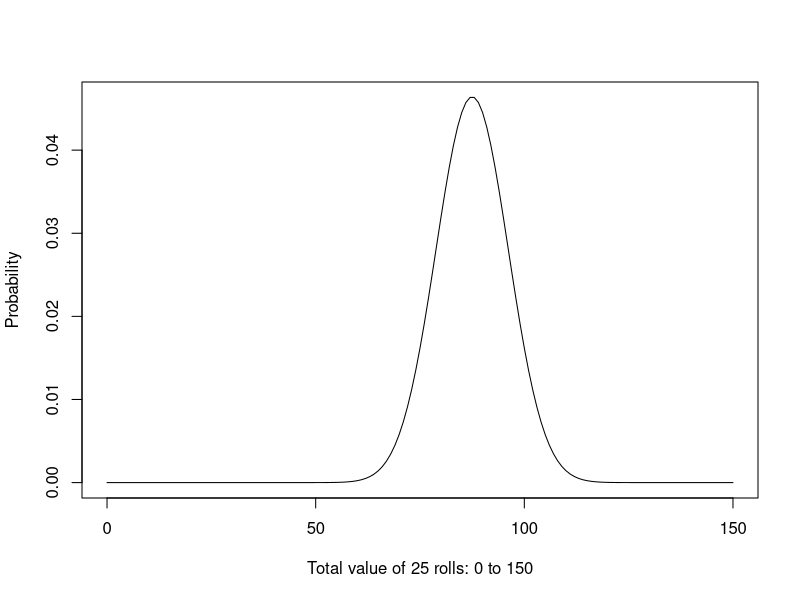
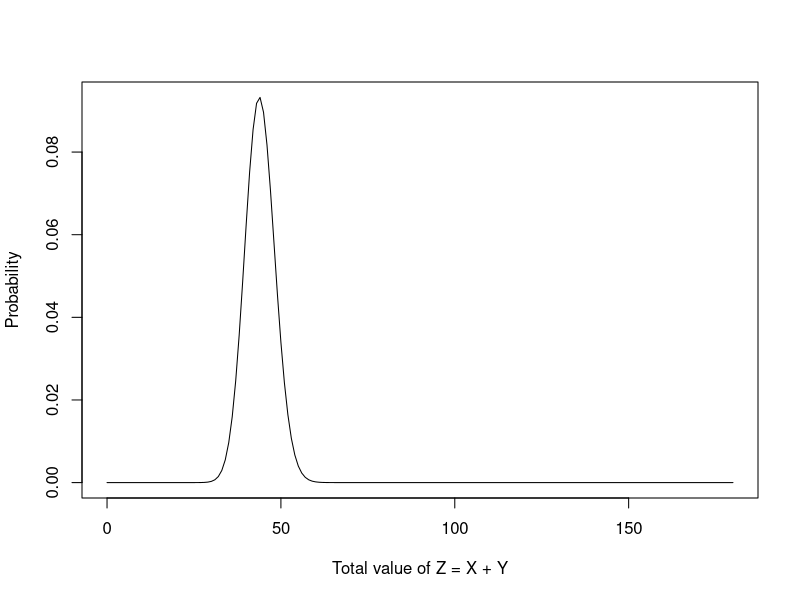
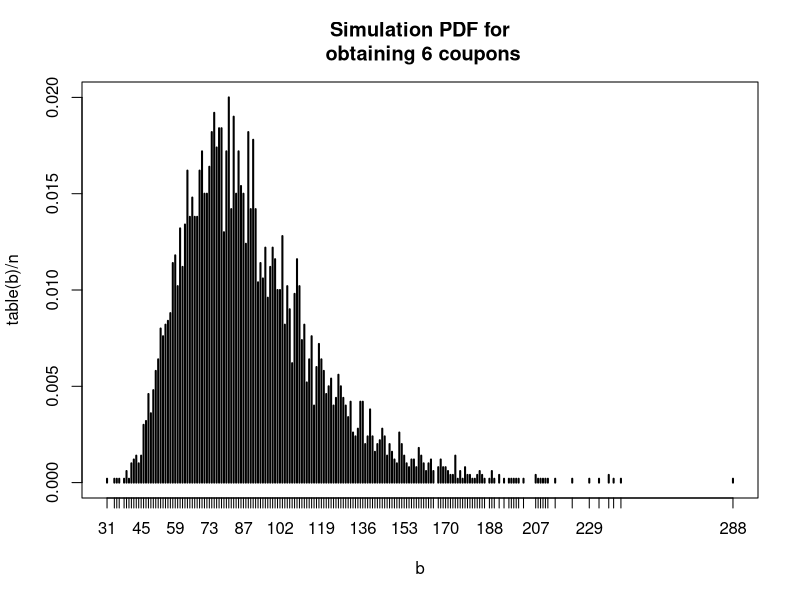

Recreate these plots in R, in order.
#Navdeep Gill
#Assignment 4

#Convolution function

conv <- function(x,y)
{ # function starts
  
  #Error Checking
  if ( !is.vector(x) )  { stop("parameter must be a vector") }
  if ( !is.numeric(x) ) { stop("parameter must be numeric") }
  if ( !is.vector(y) )  { stop("parameter must be a vector") }
  if ( !is.numeric(y) ) { stop("parameter must be numeric") }
  
  #Get relevant lengths of vectors x & y
  n = length(x)
  m = length(y)
  
  #Make a new sequence a where new.x is a vector of x flipped from n:1 and the rest are 0's
  new.x = c(x[n:1],rep(0,(m-1)))
  
  #Make a new sequence new.y where new.y is a vector of 0's and then y
  new.y = c( rep(0,(n-1)),y )
  
  #Get relevant lengths k (only need to get of a since length(new.x) = length(new.y))
  k = (length(new.x))
  
  #Allocate vector for convolution
  conv.vec = numeric(k)
  
  #Start loop to calculate convolution
  for (i in 1:k)
  { #i
    conv.vec[i]=sum(new.x*new.y)
    
    #Re allocate new.x for next iteration in loop. This is essentially shifting, getting the overlap, multiplying, and adding
    #across the overlap.
    new.x = c(0,new.x)
    new.x = new.x[1:k]
  }#i
  return(conv.vec)
} # function ends

############################################################################################################################

#1

#Let Y be the sum of 25 throws of a die. Use your conv() function to calculate the pdf of Y. Using 
#only the pdf of Y, calculate E[Y] and Var(Y). You can do this using the definition of expectation 
#and variance. Plot the pdf of Y. Calculate P( 79 <= Y <= 96) and also P( 70 <= Y <= 105). 

#Define two vectors for convolution function
rolling = c(0,rep(1/6,6))
dice = c(0, rep(1/6,6))

#Convolve 25 rolls of a die. So, if X1 = one roll of a die, then Y = X1+X2+...+X25
  for (i in 1:24)
  {
    rolling = conv(rolling, dice)
  }
  rolling

# Plot of roll
plot(0:150,rolling,type="l", ylab="Probability", xlab="Total value of 25 rolls: 0 to 150")

# Below is used to find expectation of the convolution
x = rolling
k = length(x)

expectation <- function(x)
{ 
  for (i in 1:k)
  {
    x[i] = (x[i]*(i-1))
  }
  return(x)
}
expected = expectation(x)
expected.value = sum(expected)
expected.value

#Below is used to find variance of convolution
v = rolling
k = length(v)
variation <- function(v)
{
  for (i in 1:k)
  {
    v[i] = (v[i]*(i-1)^2)
  }
  return(v)
}
variant = variation(v)
var.conv = sum(variant)
variance = var.conv - (expected.value)^2
variance

#Before we find probabilities, we need the standard deviation
standard.dev = sqrt(variance)
standard.dev

# P( 79 <= Y <= 96)

prob1 = pnorm(96, mean=expected.value, sd=standard.dev)

prob2 = pnorm(79, mean=expected.value, sd=standard.dev)
actualprob = prob1 - prob2
actualprob

#P( 70 <= Y <= 105)

prob3 = pnorm(105, mean=expected.value, sd=standard.dev)
prob4 = pnorm(70, mean=expected.value, sd=standard.dev)
actualprob2  = prob3 - prob4
actualprob2

#############################################################################################################################

#2

#X ~ binom(40, 0.8) and Y ~poisson(12). X and Y are independent. Z = X + Y. Use your conv() 
#function to calculate the pdf of Z. Using the pdf of Z you calculated, calculate E[Z] and Var(Z). 
#Plot the pdf of Z. Calculate P( Z <= 40 ). Since Y is Poisson, the support of Z is semi-infinite. 
#When convolving X and Y, it will suffice (actually more than suffice) to truncate the pdf of Y at 
#200. 

#Define binomial(40,.8) and poisson(12)
n = 40 
p = 0.8
lamda = 12
x = dbinom(0:n,n,p) # pdf of values over support
y = dpois(0:140,12)

#Get convolution for Z = x + y
Z = conv(x,y)

# Below is used to find expectation of the convolution
x = Z
k = length(x)
expectation <- function(x)
{
  for (i in 1:k)
  {
    x[i] = (x[i]*(i-1))
  }
  return(x)
}
expected = expectation(x)
expected.value = sum(expected)
expected.value

#Below is used to find variance of convolution
v = Z
k = length(v)
variation <- function(v)
{
  for (i in 1:k)
  {
    v[i] = (v[i]*(i-1)^2)
  }
  return(v)
}
variant = variation(v)
var.conv = sum(variant)
variance = var.conv - (expected.value)^2
variance

#Plot of pdf,Z
plot(0:180,Z,type="l", ylab="Probability", xlab="Total value of Z = X + Y")

#Before we find probabilities, we need the standard deviation
standard.dev = sqrt(variance)
standard.dev

#Find probabilit Z<=40
prob.z = pnorm(40, mean=expected.value, sd=standard.dev)
prob.z
#############################################################################################################################

#3 
#Go to the Coupon6.R script that is included in the Blackboard Course Materials. It starts with a 
#function that simulates the number of times sample is called on a vector of length 3 until all 
#permutations of (1,2,3) are generated. Change the code to find the number of times sample 
#must be called to generate all the permutations of (1,2,3,4). Making simple changes such as this 
#to existing code is a job skill.

############
#
#    coupon6 function
#
#    Specialized to 6 coupons
#
#    This code is not good for a general number of coupons
#    It gives an idea of one kind of strategy that may work
#    very well in other applications
#
#    Simulates the distribution of number of coupons bought
#    to acquire at least one of each coupon type.

#    Another interpretation is: how many permutations from sample()
#    do we compute before we have computed all 6 permuations?
#############

coupon6 <- function(n)   # n is number of simulations
{ # begin coupon 6
  
  t = 0   # number of coupons bought
  v = numeric(313)
  #   We represent the sample as a base 4 number
  #   Each permutation of (1,2,3,4) represents a coupon
  #  (1,2,3,4) maps to 64*1 + 16*2 + 4*3 +4 => v[112]
  #  (1,2,4,3) maps to 64*1 + 16*2 + 4*4 +3 => v[115]
  #  (1,4,2,3) maps to 64*1 + 16*4 + 4*2 +3 => v[139]
  #  (1,4,3,2) maps to 64*1 + 16*4 + 4*3 +2 => v[142]
  #  (1,3,4,2) maps to 64*1 + 16*3 + 4*4 +2 => v[130]
  #  (1,3,2,4) maps to 64*1 + 16*3 + 4*2 +4 => v[124]
  #  (2,3,1,4) maps to 64*2 + 16*3 + 4*1 +4 => v[184]
  #  (2,3,4,1) maps to 64*2 + 16*3 + 4*4 +1 => v[193]
  #  (2,4,3,1) maps to 64*2 + 16*4 + 4*3 +1 => v[205]
  #  (2,4,1,3) maps to 64*2 + 16*4 + 4*1 +3 => v[199]
  #  (2,1,4,3) maps to 64*2 + 16*1 + 4*4 +3 => v[163]
  #  (2,1,3,4) maps to 64*2 + 16*1 + 4*3 +4 => v[160]
  #  (3,1,2,4) maps to 64*3 + 16*1 + 4*2 +4 => v[220]
  #  (3,1,4,2) maps to 64*3 + 16*1 + 4*4 +2 => v[226]
  #  (3,4,1,2) maps to 64*3 + 16*4 + 4*1 +2 => v[262]
  #  (3,4,2,1) maps to 64*3 + 16*4 + 4*2 +1 => v[265]
  #  (3,2,4,1) maps to 64*3 + 16*2 + 4*4 +1 => v[241]
  #  (3,2,1,4) maps to 64*3 + 16*2 + 4*1 +4 => v[232]
  #  (4,1,2,3) maps to 64*4 + 16*1 + 4*2 +3 => v[283]
  #  (4,1,3,2) maps to 64*4 + 16*1 + 4*3 +2 => v[286]
  #  (4,3,1,2) maps to 64*4 + 16*3 + 4*1 +2 => v[310]
  #  (4,3,2,1) maps to 64*4 + 16*3 + 4*2 +1 => v[313]
  #  (4,2,3,1) maps to 64*4 + 16*2 + 4*3 +1 => v[301]
  #  (4,2,1,3) maps to 64*4 + 16*2 + 4*1 +3 => v[295]
  
  
  p = c(4^3,4^2,4,1) #Add 4^3 for base 4
  #Redefine vector s based on above
  s = c(112,115,124,130,139,142,160,163,184,193,199,205,220,226,232,241,262,265,283,286,295,301,310,313) 
  num.bought = numeric(n)
  for ( i in 1:n )
  { # for
    # each iteration of the for loop is one trial 
    t    = 0           # number of coupons bought
    v[s] = c(rep(0,6)) # so far no coupon bought
    while ( prod(v[s]) == 0 ) # true while one coupon not obtained yet
    { # while
      t = t + 1
      x = sample(c(1,2,3,4),4,replace = F)
      v[sum(p*x)] = 1
    } # while
    num.bought[i] = t       
  } # for
  return(num.bought)    
} # end coupon 6

n = 5000
b = coupon6(n)  # n trials
print(mean(b))
dev.new()
plot(table(b)/n, main = "Simulation PDF for\n obtaining 6 coupons") # simulation pdf

